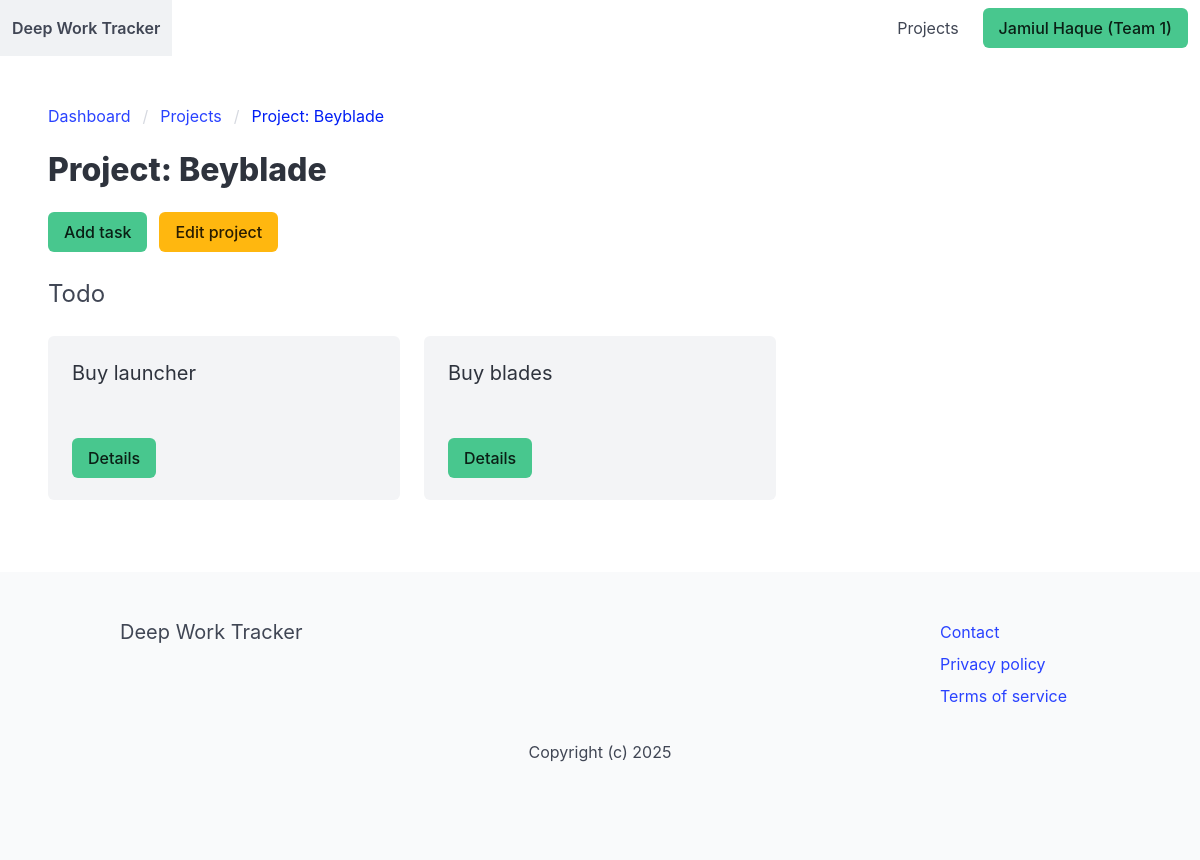
The app's page /projects/4/ (signed in) with its own data.
### apps/team/models.py (models this page shows, shortened)
class Team(models.Model):
    ACTIVE = "active"
    DELETED = "deleted"
    CHOICES_STATUS = (
        (ACTIVE, "Active"),
        (DELETED, "Deleted"),
    )
    title = models.CharField(max_length=255)
    members = models.ManyToManyField(User, related_name="teams")
    created_by = models.ForeignKey(User, related_name="created_teams", on_delete=models.CASCADE)
    created_at = models.DateTimeField(auto_now_add=True)
    status = models.CharField(max_length=10, choices=CHOICES_STATUS, default=ACTIVE)
    class Meta:
        ordering = ["title"]

### apps/project/models.py (models this page shows, shortened)
class Project(models.Model):
    team = models.ForeignKey(Team, related_name="projects", on_delete=models.CASCADE)
    title = models.CharField(max_length=255)
    created_by = models.ForeignKey(User, related_name="projects", on_delete=models.CASCADE)
    created_at = models.DateTimeField(auto_now_add=True)
    class Meta:
        ordering = ["title"]

class Task(models.Model):
    TODO = "todo"
    DONE = "done"
    ARCHIVED = "archived"
    CHOICES_STATUS = (
        (TODO, "Todo"),
        (DONE, "Done"),
        (ARCHIVED, "Archived"),
    )
    team = models.ForeignKey(Team, related_name="tasks", on_delete=models.CASCADE)
    project = models.ForeignKey(Project, related_name="tasks", on_delete=models.CASCADE)
    title = models.CharField(max_length=255)
    created_by = models.ForeignKey(User, related_name="tasks", on_delete=models.CASCADE)
    created_at = models.DateTimeField(auto_now_add=True)
    status = models.CharField(max_length=20, choices=CHOICES_STATUS, default=TODO)
    class Meta:
        ordering = ["-created_at"]

### apps/project/views.py (the view)
# urls.py: path("<int:project_id>/", project, name="project"),
@login_required
def project(request, project_id):
    team = get_object_or_404(Team, pk=request.user.userprofile.active_team_id, status=Team.ACTIVE)
    project = get_object_or_404(Project, team=team, pk=project_id)
    if request.method == "POST":
        title = request.POST.get("title")
        if title:
            task = Task.objects.create(team=team, project=project, created_by=request.user, title=title)
            messages.info(request, "The task was added")
            return redirect("project:project", project_id=project.id)
    tasks_todo = project.tasks.filter(status=Task.TODO)
    tasks_done = project.tasks.filter(status=Task.DONE)
    return render(request, "project/project.html", {"team": team, "project": project, "tasks_todo": tasks_todo, "tasks_done": tasks_done})

### apps/team/context_processors.py (called while the page is built)
def active_team(request):
    if request.user.is_authenticated:
        if request.user.userprofile.active_team_id:
            team = Team.objects.get(pk=request.user.userprofile.active_team_id)
            return {"active_team": team}
        return {"active_team": None}
    return {"active_team": None}

### apps/project/templates/project/project.html (shortened to what this page needs)
{% extends "core/base.html" %}
{% block content %}
    <div id="project-app">
        <nav class="breadcrumb" aria-label="breadcrumbs">
            <ul>
                <li><a href="#">Dashboard</a></li>
                <li><a href="{% url "project:projects" %}">Projects</a></li>
                <li class="is-active"><a href="{% url "project:project" project.id %}" aria-current="page">{{ project.title }}</a></li>
            </ul>
        </nav>
        <div class="columns">
            <div class="column">
                <h1 class="title">{{ project.title }}</h1>
                <div class="buttons">
                    <a @click="showAddTaskModal = !showAddTaskModal" class="button is-success">Add task</a>
                    <a href="{% url "project:edit_project" project.id %}" class="button is-warning">Edit project</a>
                </div>
            </div>
        </div>
        <div class="columns is-multiline">
            {% if tasks_todo %}
                <div class="column is-12">
                    <h2 class="is-size-4">Todo</h2>
                </div>
                {% for task in tasks_todo %}
                    <div class="column is-4">
                        <div class="notification">
                            <h3 class="is-size-5">{{ task.title }}</h3>
                            <hr>
                            <a href="{% url "project:task" project.id task.id %}" class="button is-success">Details</a>
                        </div>
                    </div>
                {% endfor %}
            {% endif %}
        </div>
        </div>
{% endblock %}

### apps/core/templates/core/base.html (shortened to what this page needs)
<!DOCTYPE html>
<html>
<head>
    <link rel="stylesheet" href="https://cdn.jsdelivr.net/npm/bulma@1.0.2/css/bulma.min.css">
</head>
<body>
    <div id="navbar-app">
        <nav class="navbar" role="navigation" aria-label="main navigation">
            <div class="navbar-brand">
                <a href="/" class="navbar-item"><strong>Deep Work Tracker</strong></a>
            </div>
            <div class="navbar-menu" :class="{'is-active': isActive}">
                <div class="navbar-end">
                    {% if not request.user.is_authenticated %}
                    <a href="{% url "plans" %}" class="navbar-item">Plans</a>
                    {% else %}
                        <a href="{% url "project:projects" %}" class="navbar-item">Projects</a>
                    {% endif %}
                    <div class="navbar-item">
                        <div class="buttons">
                            {% if request.user.is_authenticated %}
                                <a href="{% url "myaccount" %}" class="button is-success">{% firstof request.user.get_full_name request.user.username %}{% if active_team %} ({{ active_team.title}}){% endif %}</a>
                            {% else %}
                                <a href="{% url "signup" %}" class="button is-success"><strong>Sign up</strong></a>
                                <a href="{% url "login" %}" class="button">Log in</a>
                            {% endif %}
                        </div>
                    </div>
                </div>
            </div>
        </nav>
    </div>
     <section class="section">
        {% block content %}
        {% endblock %}
     </section>
     <footer class="footer">
        <div class="container">
            <div class="columns is-multiline">
                <div class="column is-4">
                    <h2 class="subtitle">Deep Work Tracker</h2>
                </div>
            <div class="column is-offset-6 is-2">
                <ul>
                    <li class="mb-2"><a href="#">Contact</a></li>
                    <li class="mb-2"><a href="{% url "privacy" %}">Privacy policy</a></li>
                    <li class="mb-2"><a href="{% url "terms" %}">Terms of service</a></li>
                </ul>
            </div>
            <div class="column is-12 has-text-centered">
                <p>Copyright (c) 2025</p>
            </div>
        </div>
    </div>
</footer>
</body>
</html>

### records on screen
Team: title "Team 1"
Project: title "Project: Beyblade"
Task: title "Buy launcher"
Task: title "Buy blades"
